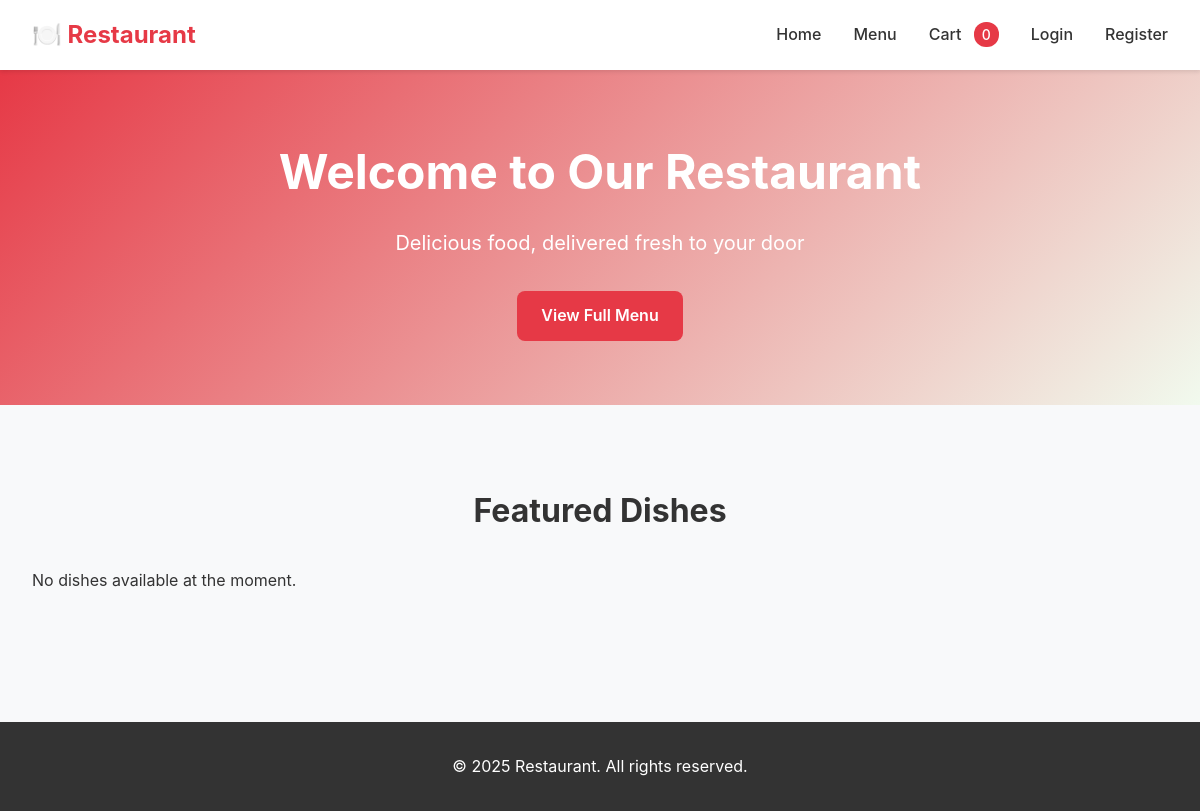
/, run on an earlier commit of the app's database.
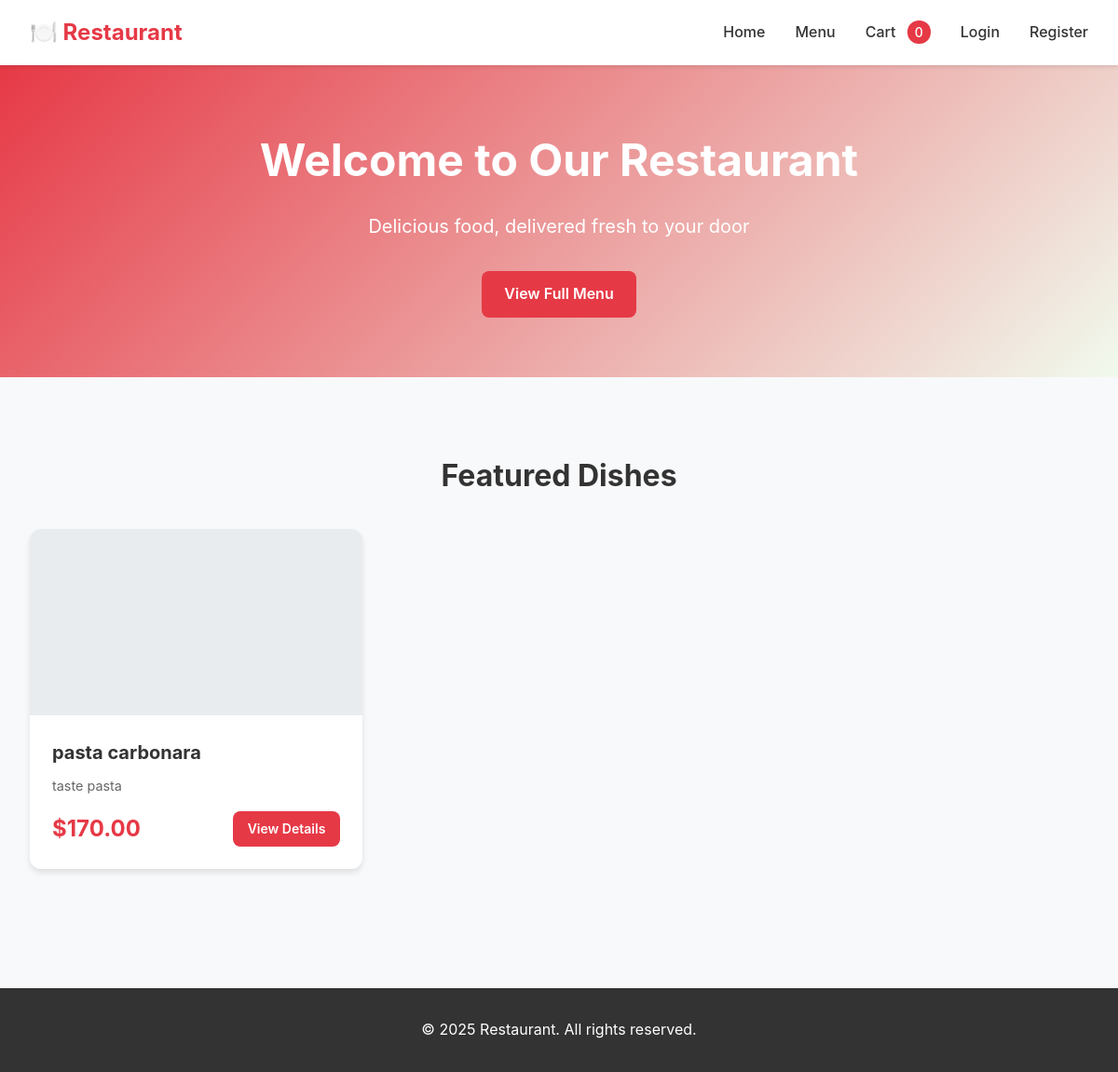
And on a later commit of the database.
### restoraunt_app/models.py (models this page shows, shortened)
class Dish(models.Model):
    category = models.ForeignKey(Category, on_delete=models.CASCADE, related_name="dishes")
    name = models.CharField(max_length=200)
    description = models.TextField()
    ingredients = models.TextField()
    image = models.ImageField(upload_to="dishes/", blank=True, null=True)
    price = models.DecimalField(max_digits=7, decimal_places=2)
    is_available = models.BooleanField(default=True)
    created_at = models.DateTimeField(default=timezone.now)

### restoraunt_app/views.py (the view)
# urls.py: path("", HomeView.as_view(), name="home"),
class HomeView(ListView):
    model = Dish
    template_name = "home.html"
    context_object_name = "dishes"
    def get_queryset(self):
        return Dish.objects.filter(is_available=True).order_by("-created_at")[:8]

### restoraunt_app/templates/home.html (shortened to what this page needs)
{% extends "base.html" %}
{% block content %}
<div class="hero">
    <h1>Welcome to Our Restaurant</h1>
    <p>Delicious food, delivered fresh to your door</p>
    <a href="{% url 'menu' %}" class="btn btn-primary">View Full Menu</a>
</div>
<div class="container">
    <h2 class="section-title">Featured Dishes</h2>
    <div class="dish-grid">
        {% for dish in dishes %}
        <a href="{% url 'dish_detail' dish.id %}" class="dish-card">
            {% if dish.image %}
            <img src="{{ dish.image.url }}" alt="{{ dish.name }}" class="dish-image">
            {% else %}
            <div class="dish-image"></div>
            {% endif %}
            <div class="dish-content">
                <h3 class="dish-name">{{ dish.name }}</h3>
                <p class="dish-description">{{ dish.description }}</p>
                <div class="dish-footer">
                    <span class="dish-price">${{ dish.price }}</span>
                    <span class="btn btn-primary" style="font-size: 0.875rem; padding: 0.5rem 1rem;">View Details</span>
                </div>
            </div>
        </a>
        {% empty %}
        <p>No dishes available at the moment.</p>
        {% endfor %}
    </div>
</div>
{% endblock %}

What changed in the data, as far as the page shows it:
added Dish: name "pasta carbonara", description "taste pasta", price "170.00"
Also different on the page:
text no longer shown: "No dishes available at the moment."
